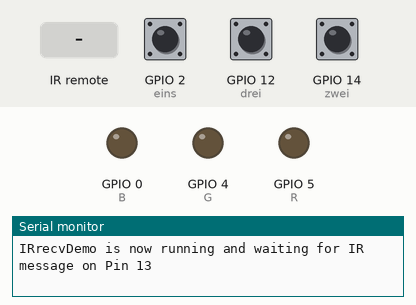
This sketch was run on a simulated ESP8266 (NodeMCU). Parts: output pins drawn as LEDs (lit = HIGH), the last lines printed to the serial monitor. Dashed ring = blinking. The test bench sets the inputs (shaded band); at power-on: GPIO 2 (eins) HIGH, GPIO 12 (drei) HIGH, GPIO 14 (zwei) HIGH.

Above: at 1.2 s.
1.3 s: infrared code 0xA90 received
At 2.4 s:
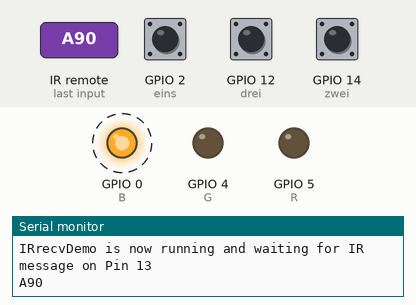
Timing chart, 0 to 10.3 s (numbered marks = the images above; inputs shaded):
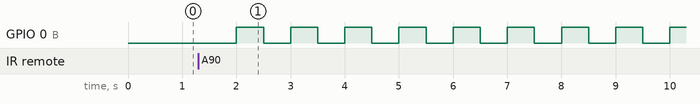

The sketch:

LED_Ex.ino
```cpp
#include <IRremoteESP8266.h>
#include <IRremoteESP8266.h>
#include <IRrecv.h>
#include <IRutils.h>

// An IR detector/demodulator is connected to GPIO pin 14(D5 on a NodeMCU
// board).
const uint16_t kRecvPin = 13;

IRrecv irrecv(kRecvPin);

decode_results results;

int R = 5;
int G = 4;
int B = 0;

bool ran = 0;
bool gan = 0;
bool ban = 0;

bool blinking = 0;

int eins = 2;
int zwei = 14;
int drei = 12;

void setup() {
  Serial.begin(9600);
  irrecv.enableIRIn();
  // put your setup code here, to run once:
  pinMode(R, OUTPUT);
  pinMode(B, OUTPUT);
  pinMode(G, OUTPUT);
  pinMode(eins, INPUT_PULLUP);
  pinMode(zwei, INPUT_PULLUP);
  pinMode(drei, INPUT_PULLUP);
  Serial.print("IRrecvDemo is now running and waiting for IR message on Pin ");
  Serial.println(kRecvPin);

}

void loop() {
  writeLEDs();
  // put your main code here, to run repeatedly:
  if (irrecv.decode(&results)) {
    // print() & println() can't handle printing long longs. (uint64_t)
    serialPrintUint64(results.value, HEX);
    Serial.println("");
    irrecv.resume();  // Receive the next value
    if(results.value == 0xa90){
      blinking = !blinking;
    }
  }

  if(blinking){
    ran = 0;
    gan = 0;
    if(ban == 0){
        ban = 1;
      } else {
        ban = 0;
      }
  } else {
    int value = 0;
    value = digitalRead(zwei);
    if(value == 0){
      if(ran == 0){
        ran = 1;
      } else {
        ran = 0;
      }
    }
    value = digitalRead(eins);
    if(value == 0){
      if(gan == 0){
        gan = 1;
      } else {
        gan = 0;
      }
    }
    value = digitalRead(drei);
    if(value == 0){
      if(ban == 0){
        ban = 1;
      } else {
        ban = 0;
      }
    }
  }

  delay(500);
  //Serial.println("Hello world");
}

void writeLEDs(){
  digitalWrite(R, ran);
  digitalWrite(G, gan);
  digitalWrite(B, ban);
}
```

Measured:
- after the input at 1.3 s, GPIO 0 (B): alternates HIGH for 0.50 s and LOW for 0.50 s, starting after 0.70 s
